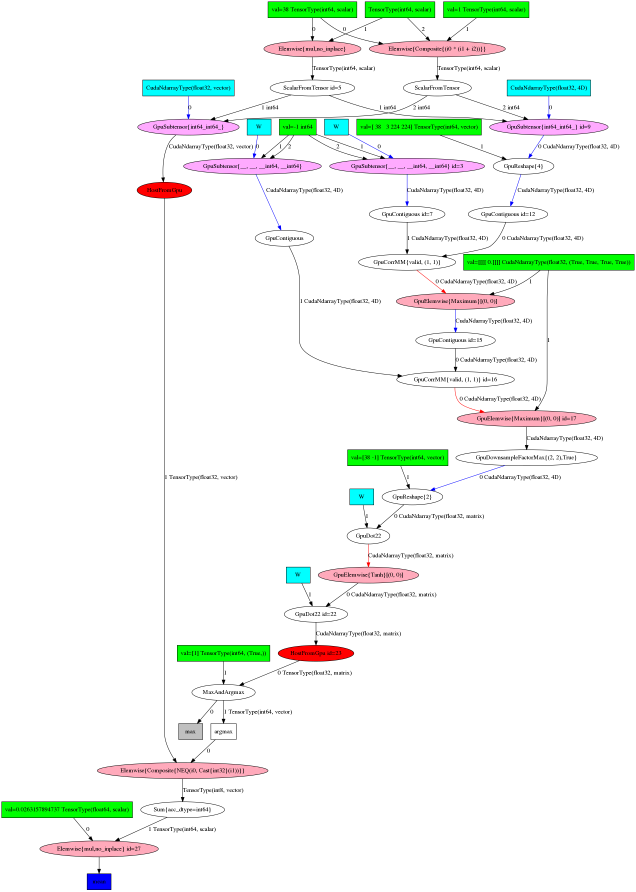
#> input picture test_file.png, 1908 x 2675 px (shown at 1/3 size)
$ python -i format_imgs_4_theano.py   (imports and definitions only)   (Python 2 division)
#> lines starting #> are read from the running program, lines starting #| are printed output that depends on the picture
#> further down, picture is the input picture: shape (2675, 1908, 3); mean B, G, R 242.3, 246.7, 242.1
"""
Author: Ryan A. Dellana
Created: Dec. 15, 2015
Modified: Feb. 3, 2016

Description:
Formats a labeled image database for use in training convolutional NNs in Theano.
Output is pickled, gzipped, and written to disk in the current working directory.

Assumptions:
Current working directory is the top-level folder containing the class subfolders.
Each sub-folder contains samples of just one class.
Each sub-folder contains the same number of samples as the others.
There must be at least 3 samples for each class (preferably more than 10).
Image files must have an extension in the formats list.

Usage:
Suppose we want to train a convolutional NN to classify North Carolina tree species based on photos of their leaves.
Let there be 10 different species classes: Eastern Hemlock, Baldcypress, Black Willow, Swamp Cottonwood, Black Walnut, Pecan,
River Birch, White Oak, Live Oak, American Elm.
1. Create a top-level directory. Lets name it NC_Forest_Trees.
2. Create subfolders for each of the species classes, Eastern_Hemlock, Baldcypress, Black_Willow, ...
3. Each subfolder should contain at least 10 different photos of each tree leaf (50+ is good).
   They can be of any resolution, dimension, image format, or colorspace, and they needn't be the same.
   The only constraint is that there be the same number of images per species/class folder.
4. Suppose you have this script in a folder one level above NC_Forest_Trees.
   Using the command line, change your working directory to NC_Forest_Trees (i.e.: cd NC_ForestTrees).
5. Now run this script using: python ../format_imgs_4_theano.py
   This script takes several optional parameters, which you will set depending on the topology of your Network.
   --width = should be the width/height of your input layer (defaults to 224).
   --color = 'gray' if your input layer has depth 1, 'bgr' if your input layer has depth 3 (defaults to bgr).
   --crop = if you set this to true, it'll crop the images to make them square, otherwise they're padded with zeros.
   --train, --val, --test = these specify how to partition the samples of each class into training, validation, and testing.
     if you don't specify them, the data will be partitioned into 80% training, 10% validation, and 10% testing if there
     are fewer than 20 samples per class, otherwise, it'll partition it 50% 25% 25%.
   Another example: python ../format_imgs_4_theano.py --width=226 --color=bgr --crop=True --train=33 --val=16 --test=16

Bugs/Improvements:
Can use a lot of memory. May need to be modified for larger datasets.
Has only been tested on AT&T and Yale face datasets.
"""

import cv2
import numpy as np
import cPickle
import gzip
import os
import argparse

def resize_pad(img, target_width=224):
    """
    Convert an OpenCV image into a square with both width and height equal to target_width.
    Any extra space is filled via padding with zeros.
    Colorspace of img is preserved.

    :type target_width: int
    :param target_width: the height/width of your networks input layer.
    """
#> called with target_width = 224
    w, h, chnls = 0, 0, 1
    if len(img.shape) == 3:
        (h, w, chnls) = img.shape
#> h = 2675; w = 1908; chnls = 3
    elif len(img.shape) == 2:
        (h, w) = img.shape
    else:
        print 'Error: resize_pad: len(img.shape) must be 2 or 3'
        return None
    img_ = None
    if chnls == 1:
        img_ = np.zeros((target_width,target_width), np.uint8)
    else:
        img_ = np.zeros((target_width,target_width,chnls), np.uint8)
    if h == w:
        img_ = cv2.resize(img, (target_width, target_width))
    else:
        if h > w:
            new_width = int(w*(float(target_width)/h))
#> new_width = 159
            img2 = cv2.resize(img, (new_width, target_width))
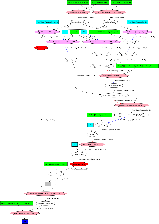
#> img2: shape (224, 159, 3); mean B, G, R 242.5, 246.8, 242.4
            margin = (target_width - new_width)/2
#> margin = 32
            img_[:,margin:margin+new_width] = img2[:,:]
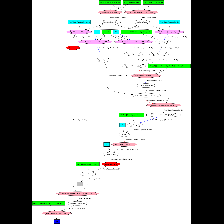
#> img_: shape (224, 224, 3); mean B, G, R 172.1, 175.2, 172.1
        else: # w > h
            new_height = int(h*(float(target_width)/w))
            img2 = cv2.resize(img, (target_width, new_height))
            margin = (target_width - new_height)/2
            img_[margin:margin+new_height,:] = img2[:,:]
    return img_

# [25 lines left out: function resize_crop, not called in this run]

def normalize_img(img, flatten=False):
    """
    Convert an OpenCV uint8 image to a float32 and normalize values to range of 0.0 - 1.0
    Option to flatten resulting array into a vector.

    :type flatten: bool
    :param flatten: flatten the data instances, otherwise leave them as multi-dimensional arrays.
    """
#> called with flatten = False
    out_img = img.astype(dtype=np.float32)/256.0
    if flatten:
        out_img = out_img.flatten()
    return out_img

def format_img_4_theano(img, target_width=224, target_colorspace=None, crop=False, flatten=False):
    """
    Formats an image for use in training convolutional NNs in theano.

    :type target_width: int
    :param target_width: the height/width of your networks input layer.

    :type target_colorspace: str
    :param target_colorspace: convert images to gray or bgr colorspace.

    :type crop: bool
    :param crop: make images square via cropping, otherwise pad them with zeros.

    :type flatten: bool
    :param flatten: flatten the data instances, otherwise leave them as multi-dimensional arrays.
    """
    if target_colorspace is not None:
        if target_colorspace == 'gray' and len(img.shape) != 2:
            img = cv2.cvtColor(img, cv2.COLOR_BGR2GRAY)
        elif target_colorspace == 'bgr' and len(img.shape) != 3:
            img = cv2.cvtColor(img, cv2.COLOR_GRAY2BGR)
    if crop:
        return normalize_img(resize_crop(img, target_width), flatten)
    else:
        return normalize_img(resize_pad(img, target_width), flatten)

# [164 lines left out: functions format_img_4_eigenfaces, shuffle_in_unison, format_4_theano, format_4_eigenfaces, not called in this run]

# [14 lines not run here, left out]

>>> import cv2
>>> picture = cv2.imread('test_file.png')
>>> result = format_img_4_theano(picture)
